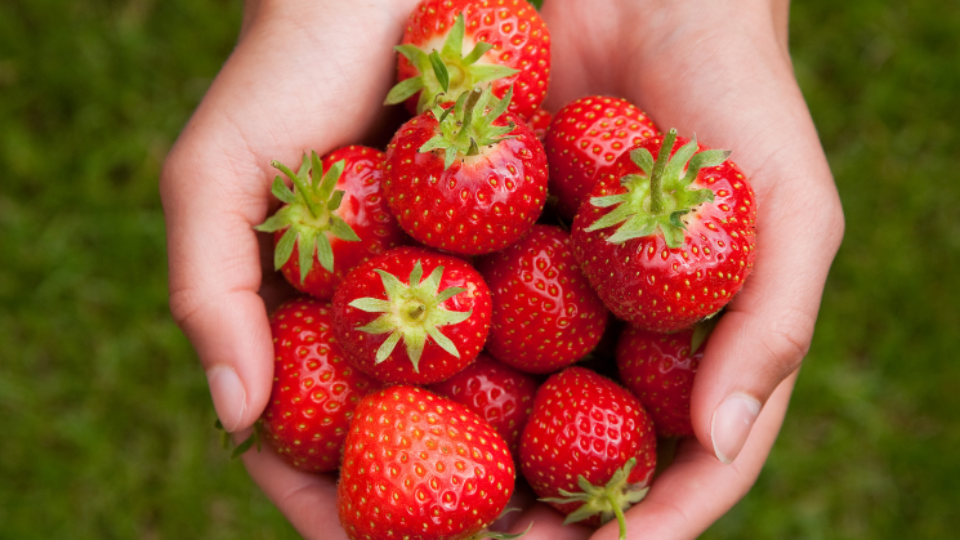
#> input picture 11_File_Operations/03_image_files/strawberries.png, 960 x 540 px
$ python 08_edge_detection.py
#> lines starting #> are read from the running program, lines starting #| are printed output that depends on the picture
from PIL import Image, ImageFilter, ImageEnhance

original_image = Image.open("strawberries.png")
#> original_image is the input picture: PIL image 960x540 RGBA; mean R, G, B, A 143.2, 86.8, 51.9, 255
original_image.show()

grayscale = original_image.convert("L")
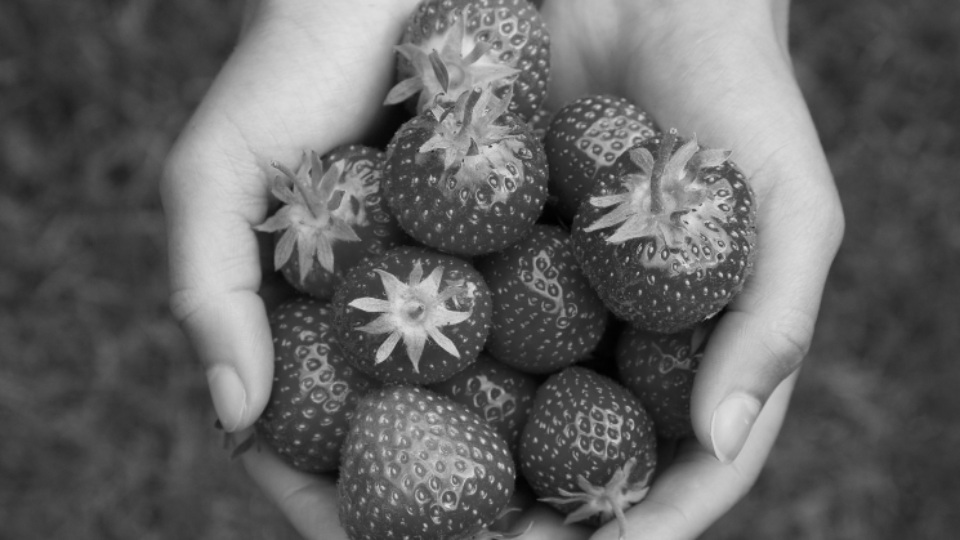
#> grayscale: PIL image 960x540 L; min 1, max 226, mean 99.7
edge_detect = original_image.filter(ImageFilter.FIND_EDGES)
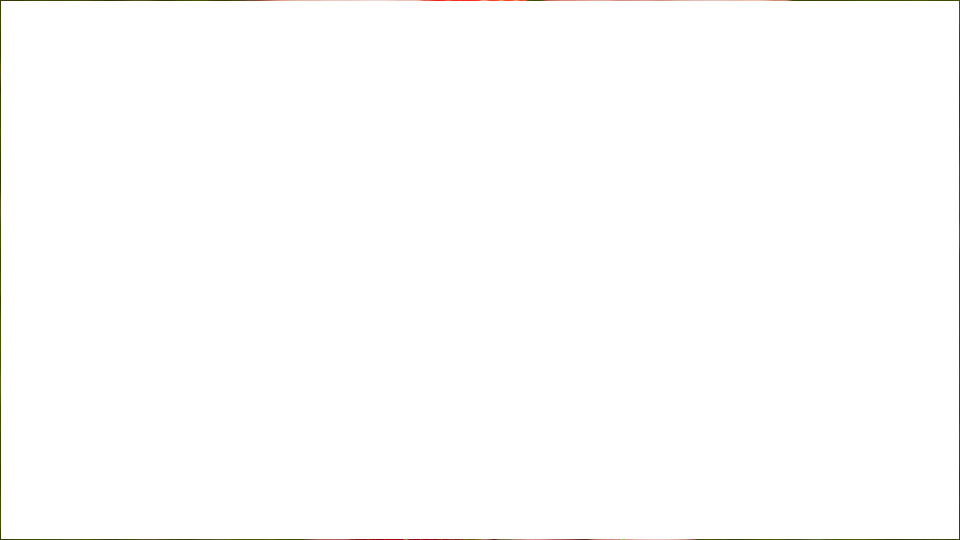
#> edge_detect: PIL image 960x540 RGBA; mean R, G, B, A 5.1, 9.1, 8.3, 1.5; transparent parts drawn white
edge_detect.show()

contrast_image = ImageEnhance.Contrast(original_image).enhance(3.5)  # 1.5
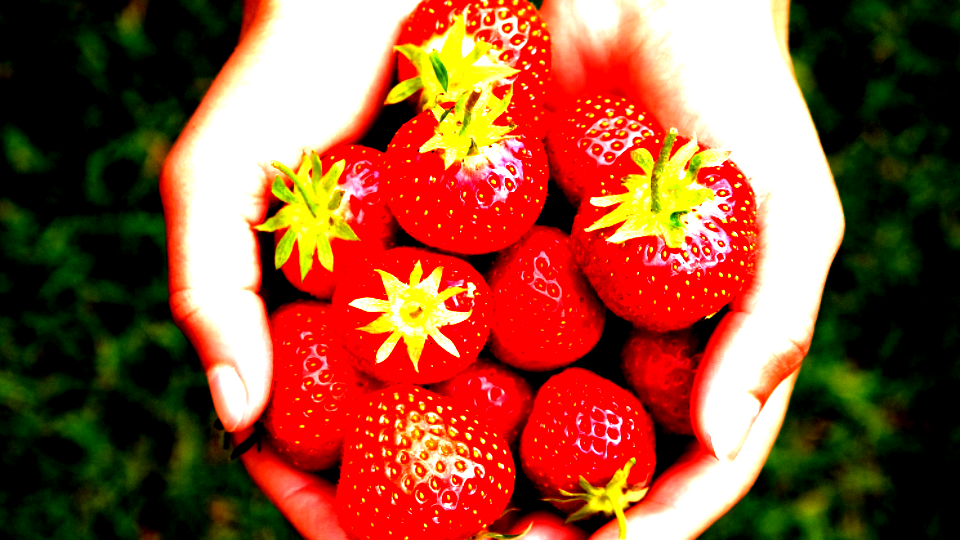
#> contrast_image: PIL image 960x540 RGBA; mean R, G, B, A 146.8, 80.2, 54, 255
contrast_image.show()

bright_image = ImageEnhance.Contrast(contrast_image).enhance(5)  # 1.5
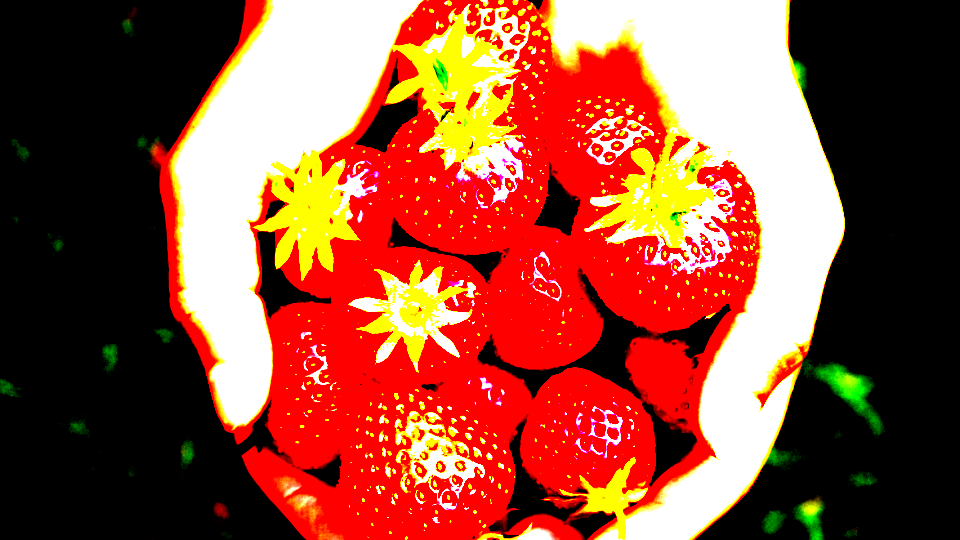
#> bright_image: PIL image 960x540 RGBA; mean R, G, B, A 147.9, 76.8, 56.9, 255
bright_image.show()
